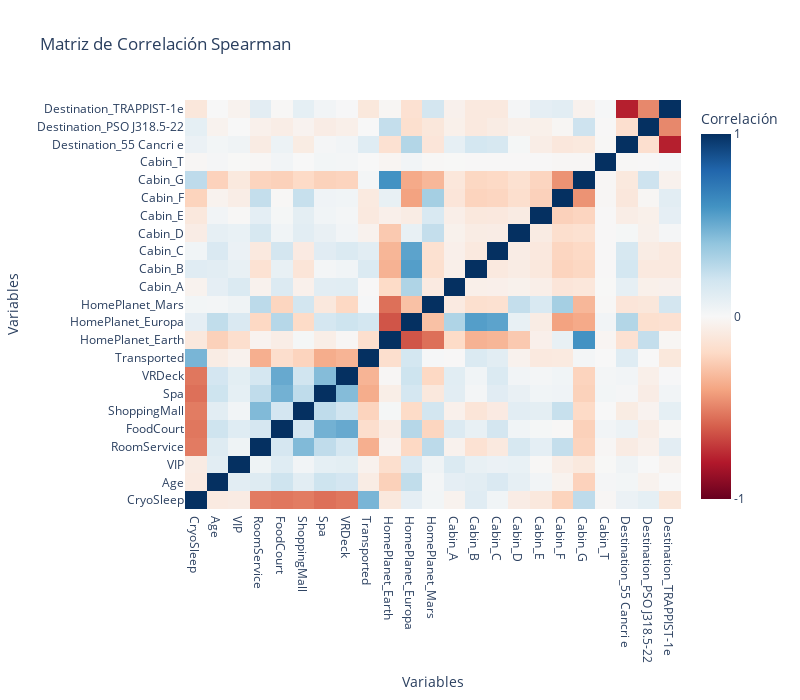

The code cell stored with this chart in its notebook:
### Markdown cell above
#### Quick EDA

### Code cell
import plotly.express as px
import plotly.graph_objects as go

# Se genera la matriz de correlación usando Spearman
correlation_matrix = spaceship_1.corr(method='spearman')

# Crea el gráfico de correlación utilizando plotly.graph_objects
fig = go.Figure(data=go.Heatmap(
    z=correlation_matrix.values,
    x=correlation_matrix.columns,
    y=correlation_matrix.columns,
    colorscale='RdBu',
    zmin=-1, zmax=1,
    colorbar=dict(title='Correlación', tickvals=[-1, 0, 1], ticktext=['-1', '0', '1']),
))

# Ajustar título y mostrar el gráfico
fig.update_layout(
    title='Matriz de Correlación Spearman',
    xaxis_title='Variables',
    yaxis_title='Variables',
    xaxis=dict(showgrid=False),
    yaxis=dict(showgrid=False),
    width=800, height=700
)

fig.show()

### Figure 1 — Plotly figure (JSON) as saved in the notebook; plotly's stock layout.template omitted (floating-point values rounded to 4 significant figures; data arrays with more than 128 entries replaced by an {"elided": "..."} marker saying what was removed)
{"data": [{"colorbar": {"ticktext": ["-1", "0", "1"], "tickvals": [-1, 0, 1], "title": {"text": "Correlación"}}, "colorscale": [[0, "rgb(103,0,31)"], [0.1, "rgb(178,24,43)"], [0.2, "rgb(214,96,77)"], [0.3, "rgb(244,165,130)"], [0.4, "rgb(253,219,199)"], [0.5, "rgb(247,247,247)"], [0.6, "rgb(209,229,240)"], [0.7, "rgb(146,197,222)"], [0.8, "rgb(67,147,195)"], [0.9, "rgb(33,102,172)"], [1, "rgb(5,48,97)"]], "type": "heatmap", "x": ["CryoSleep", "Age", "VIP", "RoomService", "FoodCourt", "ShoppingMall", "Spa", "VRDeck", "Transported", "HomePlanet_Earth", "HomePlanet_Europa", "HomePlanet_Mars", "Cabin_A", "Cabin_B", "Cabin_C", "Cabin_D", "Cabin_E", "Cabin_F", "Cabin_G", "Cabin_T", "Destination_55 Cancri e", "Destination_PSO J318.5-22", "Destination_TRAPPIST-1e"], "y": ["CryoSleep", "Age", "VIP", "RoomService", "FoodCourt", "ShoppingMall", "Spa", "VRDeck", "Transported", "HomePlanet_Earth", "HomePlanet_Europa", "HomePlanet_Mars", "Cabin_A", "Cabin_B", "Cabin_C", "Cabin_D", "Cabin_E", "Cabin_F", "Cabin_G", "Cabin_T", "Destination_55 Cancri e", "Destination_PSO J318.5-22", "Destination_TRAPPIST-1e"], "z": {"elided": "23x23 float values"}, "zmax": 1, "zmin": -1}], "layout": {"height": 700, "title": {"text": "Matriz de Correlación Spearman"}, "width": 800, "xaxis": {"showgrid": false, "title": {"text": "Variables"}}, "yaxis": {"showgrid": false, "title": {"text": "Variables"}}}}
